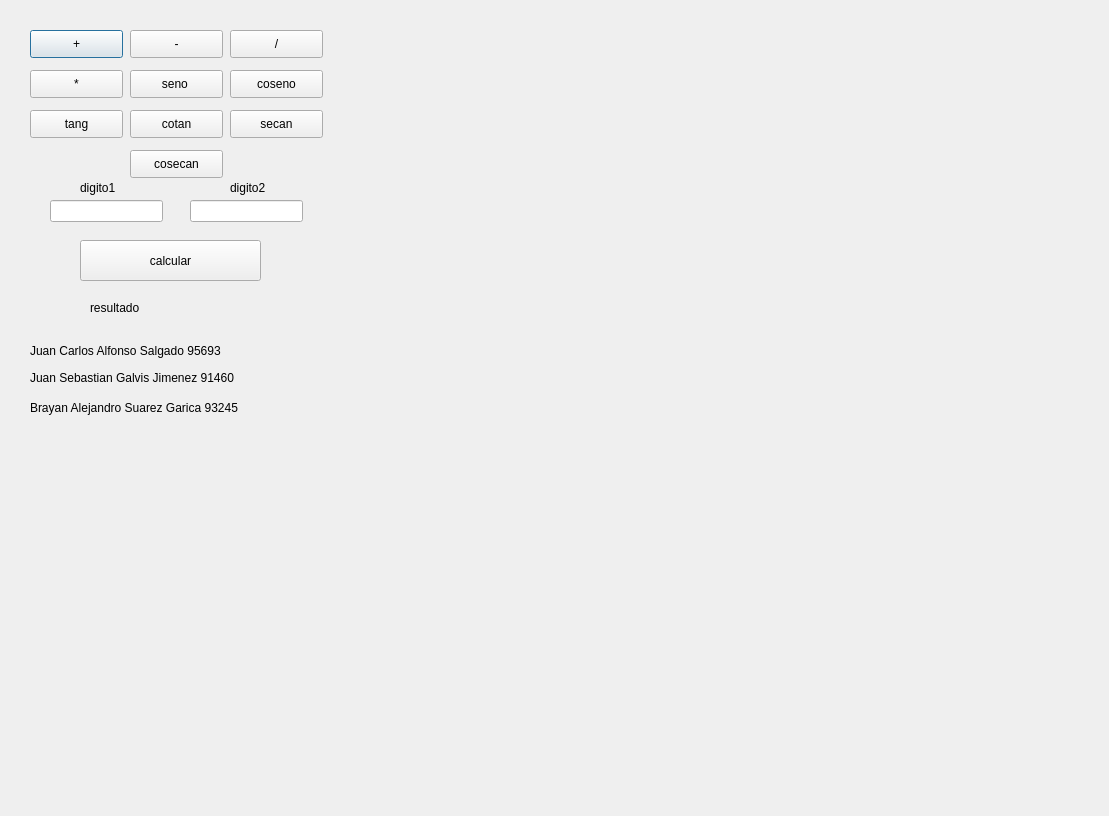
<?xml version="1.0" encoding="UTF-8"?>
<ui version="4.0">
 <class>Dialog</class>
 <widget class="QDialog" name="Dialog">
  <property name="geometry">
   <rect>
    <x>0</x>
    <y>0</y>
    <width>1109</width>
    <height>816</height>
   </rect>
  </property>
  <property name="windowTitle">
   <string>Dialog</string>
  </property>
  <widget class="QPushButton" name="suma">
   <property name="geometry">
    <rect>
     <x>30</x>
     <y>30</y>
     <width>93</width>
     <height>28</height>
    </rect>
   </property>
   <property name="text">
    <string>+</string>
   </property>
  </widget>
  <widget class="QPushButton" name="resta">
   <property name="geometry">
    <rect>
     <x>130</x>
     <y>30</y>
     <width>93</width>
     <height>28</height>
    </rect>
   </property>
   <property name="text">
    <string>-</string>
   </property>
  </widget>
  <widget class="QPushButton" name="division">
   <property name="geometry">
    <rect>
     <x>230</x>
     <y>30</y>
     <width>93</width>
     <height>28</height>
    </rect>
   </property>
   <property name="text">
    <string>/</string>
   </property>
  </widget>
  <widget class="QPushButton" name="multiplica">
   <property name="geometry">
    <rect>
     <x>30</x>
     <y>70</y>
     <width>93</width>
     <height>28</height>
    </rect>
   </property>
   <property name="text">
    <string>*</string>
   </property>
  </widget>
  <widget class="QPushButton" name="seno">
   <property name="geometry">
    <rect>
     <x>130</x>
     <y>70</y>
     <width>93</width>
     <height>28</height>
    </rect>
   </property>
   <property name="text">
    <string>seno </string>
   </property>
  </widget>
  <widget class="QPushButton" name="coseno">
   <property name="geometry">
    <rect>
     <x>230</x>
     <y>70</y>
     <width>93</width>
     <height>28</height>
    </rect>
   </property>
   <property name="text">
    <string>coseno</string>
   </property>
  </widget>
  <widget class="QPushButton" name="tangente">
   <property name="geometry">
    <rect>
     <x>30</x>
     <y>110</y>
     <width>93</width>
     <height>28</height>
    </rect>
   </property>
   <property name="text">
    <string>tang</string>
   </property>
  </widget>
  <widget class="QPushButton" name="cotangente">
   <property name="geometry">
    <rect>
     <x>130</x>
     <y>110</y>
     <width>93</width>
     <height>28</height>
    </rect>
   </property>
   <property name="text">
    <string>cotan</string>
   </property>
  </widget>
  <widget class="QPushButton" name="secante">
   <property name="geometry">
    <rect>
     <x>230</x>
     <y>110</y>
     <width>93</width>
     <height>28</height>
    </rect>
   </property>
   <property name="text">
    <string>secan</string>
   </property>
  </widget>
  <widget class="QPushButton" name="cosecante">
   <property name="geometry">
    <rect>
     <x>130</x>
     <y>150</y>
     <width>93</width>
     <height>28</height>
    </rect>
   </property>
   <property name="text">
    <string>cosecan</string>
   </property>
  </widget>
  <widget class="QPushButton" name="calcular">
   <property name="geometry">
    <rect>
     <x>80</x>
     <y>240</y>
     <width>181</width>
     <height>41</height>
    </rect>
   </property>
   <property name="text">
    <string>calcular</string>
   </property>
  </widget>
  <widget class="QLabel" name="digito1_2">
   <property name="geometry">
    <rect>
     <x>80</x>
     <y>180</y>
     <width>55</width>
     <height>16</height>
    </rect>
   </property>
   <property name="text">
    <string>digito1</string>
   </property>
  </widget>
  <widget class="QLineEdit" name="digito1">
   <property name="geometry">
    <rect>
     <x>50</x>
     <y>200</y>
     <width>113</width>
     <height>22</height>
    </rect>
   </property>
  </widget>
  <widget class="QLineEdit" name="digito2">
   <property name="geometry">
    <rect>
     <x>190</x>
     <y>200</y>
     <width>113</width>
     <height>22</height>
    </rect>
   </property>
  </widget>
  <widget class="QLabel" name="digito2_2">
   <property name="geometry">
    <rect>
     <x>230</x>
     <y>180</y>
     <width>55</width>
     <height>16</height>
    </rect>
   </property>
   <property name="text">
    <string>digito2</string>
   </property>
  </widget>
  <widget class="QLabel" name="label">
   <property name="geometry">
    <rect>
     <x>90</x>
     <y>300</y>
     <width>55</width>
     <height>16</height>
    </rect>
   </property>
   <property name="text">
    <string>resultado</string>
   </property>
  </widget>
  <widget class="QLabel" name="resultado2">
   <property name="geometry">
    <rect>
     <x>160</x>
     <y>300</y>
     <width>141</width>
     <height>21</height>
    </rect>
   </property>
   <property name="text">
    <string/>
   </property>
  </widget>
  <widget class="QLabel" name="nombre1">
   <property name="geometry">
    <rect>
     <x>30</x>
     <y>340</y>
     <width>211</width>
     <height>21</height>
    </rect>
   </property>
   <property name="text">
    <string>Juan Carlos Alfonso Salgado 95693</string>
   </property>
  </widget>
  <widget class="QLabel" name="nombre2">
   <property name="geometry">
    <rect>
     <x>30</x>
     <y>370</y>
     <width>221</width>
     <height>16</height>
    </rect>
   </property>
   <property name="text">
    <string>Juan Sebastian Galvis Jimenez 91460</string>
   </property>
  </widget>
  <widget class="QLabel" name="label_3">
   <property name="geometry">
    <rect>
     <x>30</x>
     <y>400</y>
     <width>231</width>
     <height>16</height>
    </rect>
   </property>
   <property name="text">
    <string>Brayan Alejandro Suarez Garica 93245</string>
   </property>
  </widget>
  <widget class="QLabel" name="label_2">
   <property name="geometry">
    <rect>
     <x>280</x>
     <y>260</y>
     <width>161</width>
     <height>161</height>
    </rect>
   </property>
   <property name="text">
    <string/>
   </property>
   <property name="pixmap">
    <pixmap>../../Downloads/logo ecci 2.JPG</pixmap>
   </property>
   <property name="scaledContents">
    <bool>true</bool>
   </property>
  </widget>
 </widget>
 <resources/>
 <connections/>
</ui>
